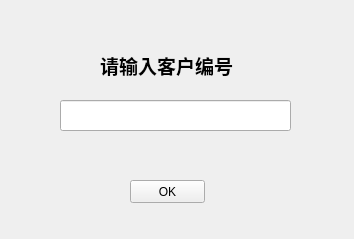
<?xml version="1.0" encoding="UTF-8"?>
<ui version="4.0">
 <class>deleteusers</class>
 <widget class="QWidget" name="deleteusers">
  <property name="geometry">
   <rect>
    <x>0</x>
    <y>0</y>
    <width>354</width>
    <height>239</height>
   </rect>
  </property>
  <property name="windowTitle">
   <string>删除</string>
  </property>
  <widget class="QLabel" name="label">
   <property name="geometry">
    <rect>
     <x>100</x>
     <y>50</y>
     <width>151</width>
     <height>31</height>
    </rect>
   </property>
   <property name="font">
    <font>
     <family>Agency FB</family>
     <pointsize>14</pointsize>
     <weight>75</weight>
     <bold>true</bold>
    </font>
   </property>
   <property name="text">
    <string>请输入客户编号</string>
   </property>
  </widget>
  <widget class="QLineEdit" name="userid">
   <property name="geometry">
    <rect>
     <x>60</x>
     <y>100</y>
     <width>231</width>
     <height>31</height>
    </rect>
   </property>
  </widget>
  <widget class="QPushButton" name="delok">
   <property name="geometry">
    <rect>
     <x>130</x>
     <y>180</y>
     <width>75</width>
     <height>23</height>
    </rect>
   </property>
   <property name="text">
    <string>OK</string>
   </property>
  </widget>
 </widget>
 <resources/>
 <connections/>
</ui>
